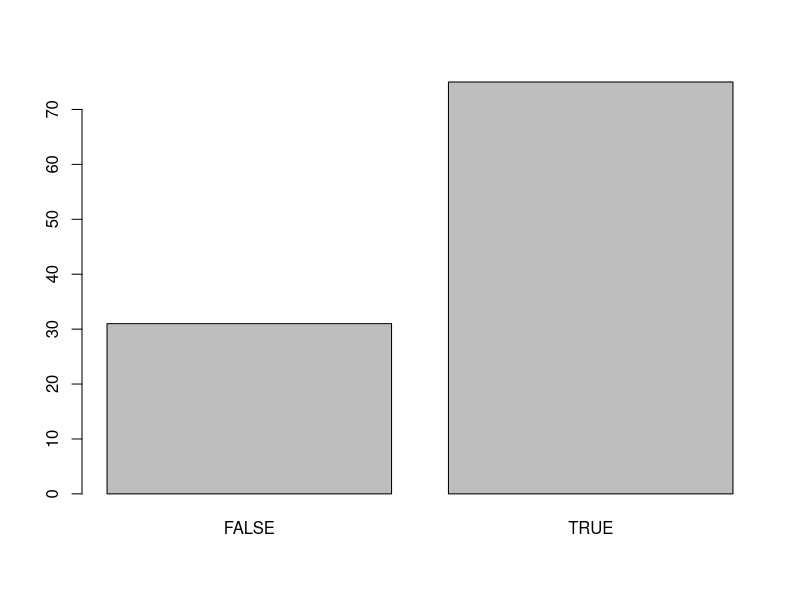
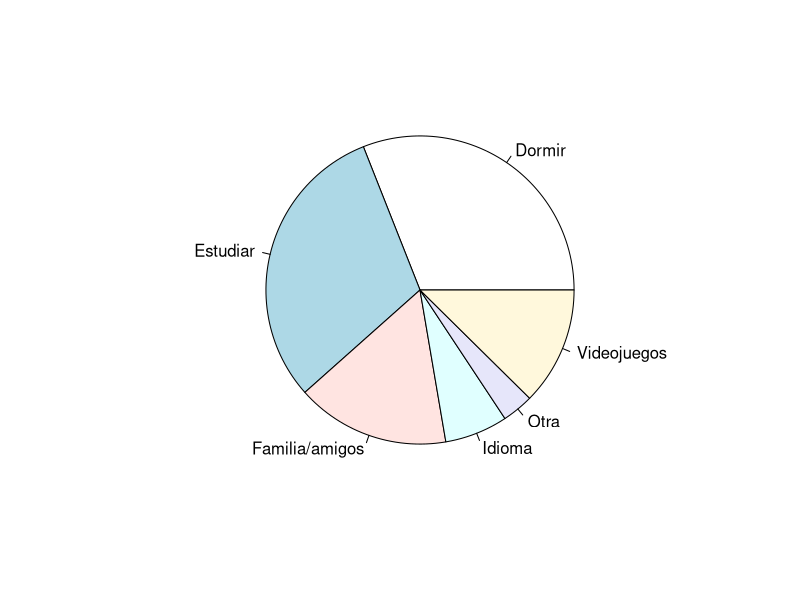

Reproduce these figures in R, in order.
## ---- chunk 1
library(readr)
library(dplyr)
## ---- chunk 2
DF <- read_csv("Base_Datos.csv")
## ---- chunk 3
dormir <- DF[,20:24]=="Dormir"
## ---- chunk 4
Dormir <- c()
i <- 1
while(i <= nrow(dormir)){
  
  Dormir[i] = dormir[i,1] | dormir[i,2] | dormir[i,3] |dormir[i,4]
  if(is.na(Dormir[i])){
    Dormir[i] <- FALSE
  }
  i = i + 1
}
## ---- chunk 5
DF3 <- cbind(DF,Dormir=Dormir)
## ---- chunk 6
barplot(table(DF3$Dormir))
## ---- chunk 7
estudiar <- DF[,20:24]=="Estudiar"
Estudiar <- c()
i <- 1
while(i <= nrow(estudiar)){
  
  Estudiar[i] = estudiar[i,1] | estudiar[i,2] | estudiar[i,3] |estudiar[i,4]
  if(is.na(Estudiar[i])){
    Estudiar[i] <- FALSE
  }
  i = i + 1
}
## ---- chunk 8
DF3 <- cbind(DF3,Estudiar=Estudiar)

## ---- chunk 9
video <- DF[,20:24]=="Jugar videojuegos"

Video <- c()
i <- 1
while(i <= nrow(video)){
  
  Video[i] = video[i,1] | video[i,2] | video[i,3] |video[i,4]
  if(is.na(Video[i])){
    Video[i] <- FALSE
  }
  i = i + 1
}

DF3 <- cbind(DF3,Videojuegos=Video)

## ---- chunk 10
deporte <- DF[,20:24]=="Deporte o alguna actividad fisica"
Deporte <- c()
i <- 1
while(i <= nrow(deporte)){
  
  Deporte[i] = deporte[i,1] | deporte[i,2] | deporte[i,3] |deporte[i,4]
  if(is.na(Deporte[i])){
    Deporte[i] <- FALSE
  }
  i = i + 1
}

DF3 <- cbind(DF3,Deporte=Deporte)
## ---- chunk 11
familiaamigos <- DF[,20:24]=="Pasar tiempo con familia o amigos"

FamiliaAmigos <- c()
i <- 1
while(i <= nrow(familiaamigos)){
  
  FamiliaAmigos[i] = familiaamigos[i,1] | familiaamigos[i,2] | familiaamigos[i,3] |familiaamigos[i,4]
  if(is.na(FamiliaAmigos[i])){
    FamiliaAmigos[i] <- FALSE
  }
  i = i + 1
}

DF3 <- cbind(DF3,FamiliaAmigos=FamiliaAmigos)
## ---- chunk 12
idioma <- DF[,20:24]=="Aprender algun idioma"

Idioma <- c()
i <- 1
while(i <= nrow(idioma)){
  
  Idioma[i] = idioma[i,1] | idioma[i,2] | idioma[i,3] |idioma[i,4]
  if(is.na(Idioma[i])){
    Idioma[i] <- FALSE
  }
  i = i + 1
}

DF3 <- cbind(DF3,Idioma=Idioma)
## ---- chunk 13
a1 <- DF[,20:24]!=c("Deporte o alguna actividad fisica")
i <-1
while(i<=nrow(a1)){
  if(is.na(a1[i,1])){
    a1[i,1] = FALSE
  }
  if(is.na(a1[i,2])){
    a1[i,2] = FALSE
  }
  if(is.na(a1[i,3])){
    a1[i,3] = FALSE
  }
  if(is.na(a1[i,4])){
    a1[i,4] = FALSE
  }
  if(is.na(a1[i,5])){
    a1[i,5] = FALSE
  }
  i = i + 1
}
## ---- chunk 14
a2 <- DF[,20:24]!=c("Dormir")
i <-1
while(i<=nrow(a2)){
  if(is.na(a2[i,1])){
    a2[i,1] = FALSE
  }
  if(is.na(a2[i,2])){
    a2[i,2] = FALSE
  }
  if(is.na(a2[i,3])){
    a2[i,3] = FALSE
  }
  if(is.na(a2[i,4])){
    a2[i,4] = FALSE
  }
  if(is.na(a2[i,5])){
    a2[i,5] = FALSE
  }
  i = i + 1
}
## ---- chunk 15
a3 <- DF[,20:24]!=c("Aprender algun idioma")
i <-1
while(i<=nrow(a3)){
  if(is.na(a3[i,1])){
    a3[i,1] = FALSE
  }
  if(is.na(a3[i,2])){
    a3[i,2] = FALSE
  }
  if(is.na(a3[i,3])){
    a3[i,3] = FALSE
  }
  if(is.na(a3[i,4])){
    a3[i,4] = FALSE
  }
  if(is.na(a3[i,5])){
    a3[i,5] = FALSE
  }
  i = i + 1
}
## ---- chunk 16
a4 <- DF[,20:24]!=c("Pasar tiempo con familia o amigos")
i <-1
while(i<=nrow(a4)){
  if(is.na(a4[i,1])){
    a4[i,1] = FALSE
  }
  if(is.na(a4[i,2])){
    a4[i,2] = FALSE
  }
  if(is.na(a4[i,3])){
    a4[i,3] = FALSE
  }
  if(is.na(a4[i,4])){
    a4[i,4] = FALSE
  }
  if(is.na(a4[i,5])){
    a4[i,5] = FALSE
  }
  i = i + 1
}
## ---- chunk 17
a5 <- DF[,20:24]!=c("Estudiar")
i <-1
while(i<=nrow(a5)){
  if(is.na(a5[i,1])){
    a5[i,1] = FALSE
  }
  if(is.na(a5[i,2])){
    a5[i,2] = FALSE
  }
  if(is.na(a5[i,3])){
    a5[i,3] = FALSE
  }
  if(is.na(a5[i,4])){
    a5[i,4] = FALSE
  }
  if(is.na(a5[i,5])){
    a5[i,5] = FALSE
  }
  i = i + 1
}
## ---- chunk 18
a6 <- DF[,20:24]!=c("Jugar videojuegos")
i <-1
while(i<=nrow(a6)){
  if(is.na(a6[i,1])){
    a6[i,1] = FALSE
  }
  if(is.na(a6[i,2])){
    a6[i,2] = FALSE
  }
  if(is.na(a6[i,3])){
    a6[i,3] = FALSE
  }
  if(is.na(a6[i,4])){
    a6[i,4] = FALSE
  }
  if(is.na(a6[i,5])){
    a6[i,5] = FALSE
  }
  i = i + 1
}
## ---- chunk 19
 b1 <- a1[,1] &a2[,1] &a3[,1] &a4[,1] &a5[,1] &a6[,1]
 b2 <- a1[,2] &a2[,2] &a3[,2] &a4[,2] &a5[,2] &a6[,2] 
 b3 <- a1[,3] &a2[,3] &a3[,3] &a4[,3] &a5[,3] &a6[,3] 
 b4 <- a1[,4] &a2[,4] &a3[,4] &a4[,4] &a5[,4] &a6[,4] 
 b5 <- a1[,5] &a2[,5] &a3[,5] &a4[,5] &a5[,5] &a6[,5] 
## ---- chunk 20
Otro <- b1|b2|b3|b4|b5
## ---- chunk 21

DF3 <- cbind(DF3,Otro=Otro)
## ---- chunk 22

## ---- chunk 23
sum(DF3$Dormir) ->dormir
sum(DF3$Estudiar) -> estudiar
sum(DF3$Videojuegos)->videojuegos
sum(DF3$FamiliaAmigos)->familiaamigos
sum(DF3$Idioma)->idioma
sum(DF3$Otro)->otro
## ---- chunk 24
alt <- data.frame(Actividad=c("Dormir"), stringsAsFactors = FALSE)


## ---- chunk 25
alt
## ---- chunk 26
dormir
## ---- chunk 27
dormir <- dormir -1
while(dormir >= 1){
  alt <- rbind(alt,"Dormir")
  dormir <- dormir -1
}
## ---- chunk 28
alt
## ---- chunk 29

## ---- chunk 30
while(estudiar){
  alt <- rbind(alt,"Estudiar")
  estudiar <- estudiar -1
}
## ---- chunk 31
while(videojuegos){
  alt <- rbind(alt,"Videojuegos")
  videojuegos <- videojuegos -1
}
while(familiaamigos){
  alt <- rbind(alt,"Familia/amigos")
  familiaamigos <- familiaamigos-1
}
while(idioma){
  alt <- rbind(alt,"Idioma")
  idioma <- idioma -1
}
while(otro){
  alt <- rbind(alt,"Otra")
  otro <- otro -1
}
## ---- chunk 32
alt
## ---- chunk 33
pie(table(alt$Actividad))
## ---- chunk 34

